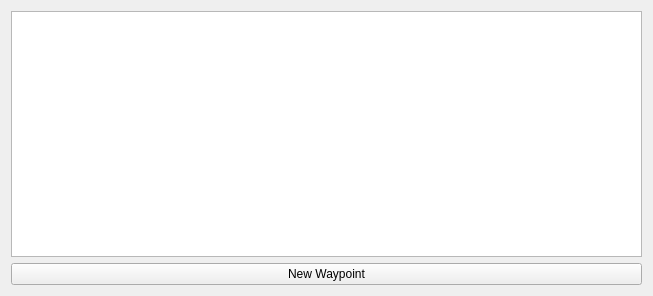
<?xml version="1.0" encoding="UTF-8"?>
<ui version="4.0">
 <class>WaypointEditor</class>
 <widget class="QWidget" name="WaypointEditor">
  <property name="geometry">
   <rect>
    <x>0</x>
    <y>0</y>
    <width>653</width>
    <height>296</height>
   </rect>
  </property>
  <property name="sizePolicy">
   <sizepolicy hsizetype="Expanding" vsizetype="Expanding">
    <horstretch>0</horstretch>
    <verstretch>0</verstretch>
   </sizepolicy>
  </property>
  <property name="windowTitle">
   <string>Form</string>
  </property>
  <layout class="QVBoxLayout" name="verticalLayout_2">
   <item>
    <widget class="QTableView" name="tableView">
     <attribute name="horizontalHeaderCascadingSectionResizes">
      <bool>false</bool>
     </attribute>
    </widget>
   </item>
   <item>
    <widget class="QPushButton" name="pushButton">
     <property name="text">
      <string>New Waypoint</string>
     </property>
    </widget>
   </item>
  </layout>
 </widget>
 <resources/>
 <connections/>
</ui>
